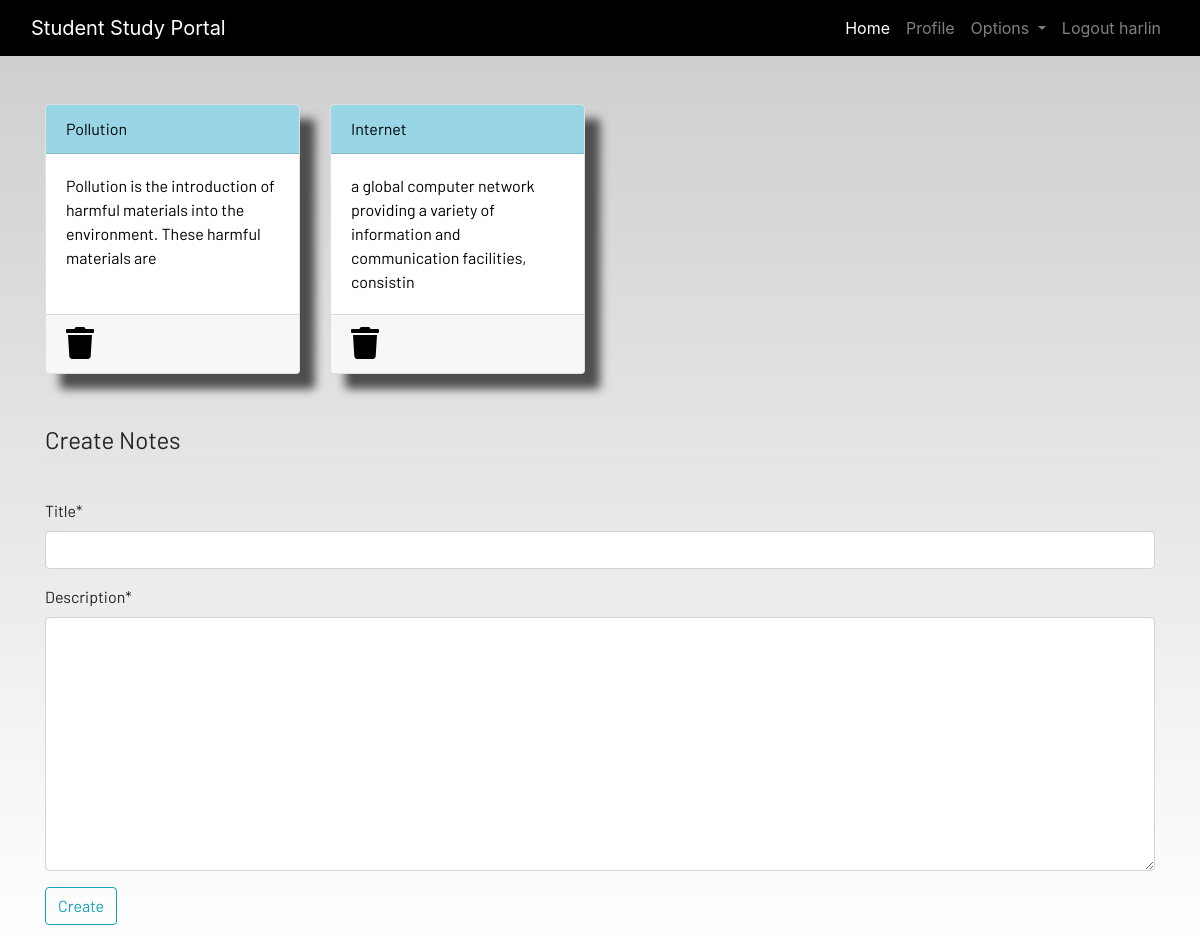
The app's page /notes (signed in) with its own data.
### dashboard/models.py (models this page shows, shortened)
class Notes(models.Model):
    user = models.ForeignKey(User, on_delete=models.CASCADE)
    title = models.CharField(max_length=200)
    description = models.TextField()
    class Meta:
        verbose_name = "notes"
        verbose_name_plural = "notes"

### dashboard/views.py (the view)
# urls.py: path('notes', views.notes,name="notes"),
@login_required
def notes(request):
    if request.method == "POST":
        form = NotesForm(request.POST)
        if form.is_valid():
            notes = Notes(
                user=request.user, title=request.POST['title'], description=request.POST['description'])
            notes.save()
            messages.success(request, f"Notes Added from {request.user.username} successfully!")
            return redirect("notes")
    else:
        form = NotesForm()
    notes = Notes.objects.filter(user=request.user)
    context = {'notes': notes, 'form': form}
    return render(request, 'dashboard/notes.html', context)

### dashboard/forms.py
class NotesForm(forms.ModelForm):
    class Meta:
        model = Notes
        fields = ['title', 'description']

### dashboard/templates/dashboard/notes.html (shortened to what this page needs)
{% extends 'dashboard/base.html' %}
{% load static %}
{% load crispy_forms_tags %}
{% block content %}
<div class="container">
  <div class="row">
    {% for note in notes %}
    <div class="col-md-3">
      <a href="{% url 'notes-detail' note.id %}">
        <div class="card">
          <div class="card-header">{{note.title}}</div>
          <div class="card-body">{{note.description|slice:"0:100"}}</div>
          <div class="card-footer mt-auto"><a href="{% url 'delete-note' note.id %}">
              <i class="fa fa-trash fa-2x"></i></a>
          </div>
        </div>
      </a>
    </div>
    {% endfor %}
    <br /><br />
  </div>
</div>
<br /><br />
<div class="container">
  <form method="POST" autocomplete="off">
    <fieldset class="form-group">
      <legend class="border-bottom mb-4">Create Notes</legend>
    </fieldset>
    {{form|crispy}}
    <div class="form-group">
      <button href="" class="btn btn-outline-info" type="submit">Create</button>
    </div>
  </form>
</div>
{% endblock %}

### dashboard/templates/dashboard/base.html (shortened to what this page needs)
<!DOCTYPE html>
{% load static %}
<html lang="en">
  <head>
    <link
      rel="stylesheet"
      href="https://stackpath.bootstrapcdn.com/bootstrap/4.3.1/css/bootstrap.min.css"
    />
    <link
      rel="stylesheet"
      href="https://use.fontawesome.com/releases/v5.7.2/css/all.css"
    />
    <link rel="stylesheet" href="{% static 'css/main.css' %}" />
  </head>
  <body>
    <header>
      <nav class="navbar navbar-expand-lg navbar-dark bg-dark">
        <div class="container-fluid">
          <a class="navbar-brand" href="{% url 'home' %}">Student Study Portal</a>
          <div
            class="collapse navbar-collapse justify-content-end"
            id="navbarSupportedContent"
          >
            <ul class="navbar-nav mb-2 mb-lg-0">
              <li class="nav-item">
                <a class="nav-link active" aria-current="page" href="{% url 'home' %}">Home</a>
              </li>
              {% if user.is_authenticated %}
              <li class="nav-item">
                <a class="nav-link" href="{% url 'profile' %}">Profile</a>
              </li>
              <li class="nav-item dropdown">
                <a
                  class="nav-link dropdown-toggle"
                  href="#"
                  id="navbarDropdown"
                  role="button"
                  data-toggle="dropdown"
                  aria-haspopup="true"
                  aria-expanded="false"
                >
                  Options
                </a>
              </li>
              <li class="nav-item">
                <a class="nav-link" href="{% url 'logout' %}">Logout {{user.username}}</a>
              </li>
              {% endif %}
            </ul>
          </div>
        </div>
      </nav>
    </header>
    <br /><br />
    <main>
        {% block content %}
        {% endblock content %}
    </main>
  </body>
</html>

### static/css/main.css (style rules this page uses)
html { scroll-behavior: smooth; height: 100%; width: 100%; }
main { font-family: Barlow, Quicksand, Rubik, sans-serif, serif, 'Times New Roman', Times, serif !important; }
.navbar { background-color: rgb(0, 0, 0) !important; }
.card { box-shadow: 15px 15px 10px rgb(78, 77, 77); }
a { text-decoration: none !important; color: black; }
.card-header { color: black !important; background: rgb(152, 214, 230) !important; transition: 0.3s ease-in; }
html, body { max-width: 100%; overflow-x: hidden; height: 100%; width: 100%; }
body { background: linear-gradient(rgba(0, 0, 0, 0.2), rgba(255, 255, 255, 0.5)); overflow-x: hidden; background-repeat: no-repeat; }
.card-header { background-color: rgb(133, 204, 231); }
.col-md-3 .card { width: 100%; height: 100%; }
.fa { color: black; }

### records on screen
Notes: title "Pollution", description "Pollution is the introduction of harmful materials into the environment. These harmful materials are"
Notes: title "Internet", description "a global computer network providing a variety of information and communication facilities, consistin"

### other values on screen
{{ user.username }} "harlin"
